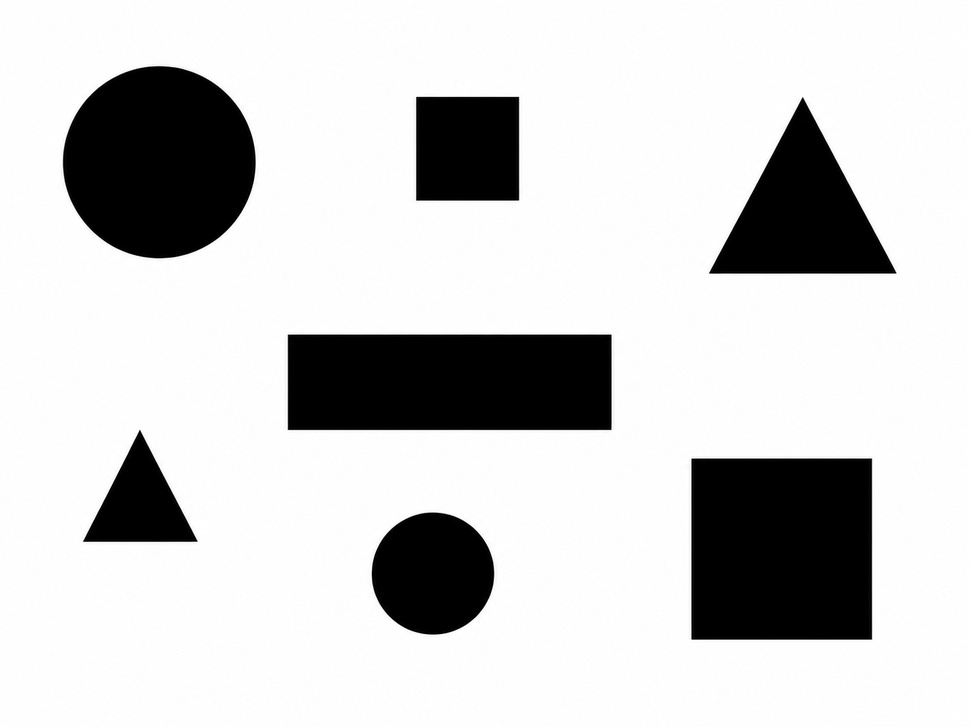
#> input picture obraz_figury.jpg, 970 x 727 px, shrunk from 1448 x 1086 before the run
$ jupyter execute --allow-errors lab05_vision.ipynb
#> lines starting #> are read from the running program, lines starting #| are printed output that depends on the picture; after the words box and inside, x2 and y2 are one past the last pixel; in counts of white or black regions, pixels touching at a corner belong together
[cell 1]
import cv2
import numpy as np
import matplotlib.pyplot as plt

figury = cv2.imread("obraz_figury.jpg")
#> figury is the input picture: shape (727, 970, 3); mean B, G, R 204.3, 204.3, 204.3
figury_rgb = cv2.cvtColor(figury, cv2.COLOR_BGR2RGB)
figury_szare = cv2.cvtColor(figury, cv2.COLOR_BGR2GRAY)
plt.imshow(figury_rgb)
plt.axis("off")
plt.show()

[cell 2]
prog, binarny = cv2.threshold(figury_szare, 127, 255, cv2.THRESH_BINARY_INV)
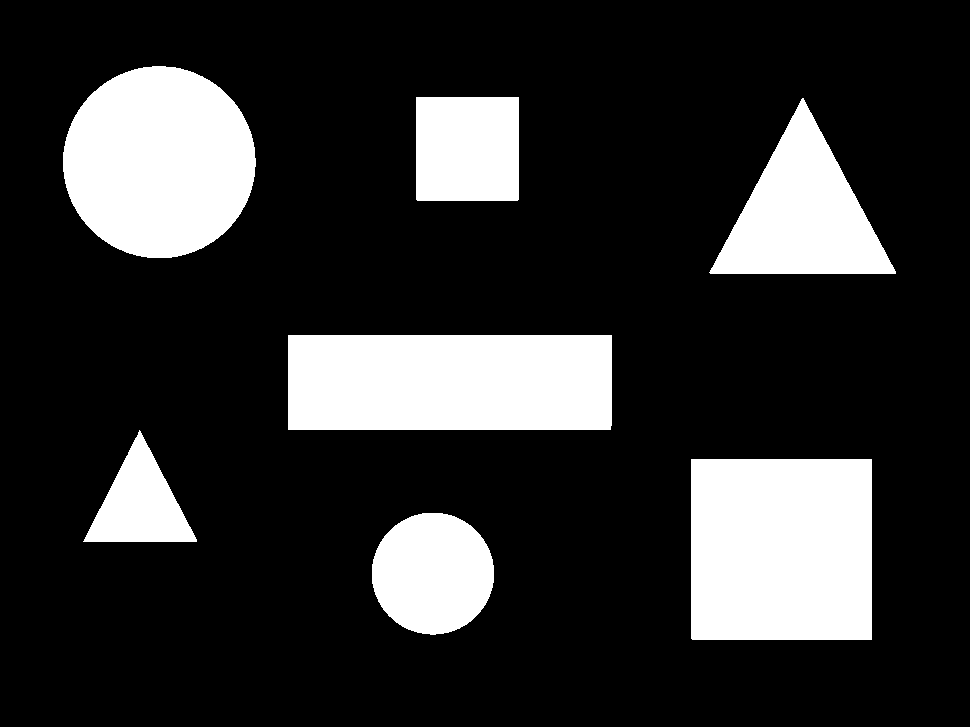
#> binarny: shape (727, 970); 19.6% white; 7 white regions
kontury, hierarchia = cv2.findContours(
    binarny, cv2.RETR_EXTERNAL, cv2.CHAIN_APPROX_SIMPLE
)
#> kontury = 7 contours; box (x1, y1, x2, y2) and area: (691, 459, 872, 640) 32400, (288, 335, 612, 430) 30358, (63, 66, 256, 258) 28752, (709, 98, 896, 274) 16368, (372, 513, 494, 635) 11540, (416, 97, 519, 201) 10505, (83, 430, 197, 542) 6278
print("Liczba znalezionych konturow:", len(kontury))
#| Liczba znalezionych konturow: 7
z_konturami = figury_rgb.copy()
cv2.drawContours(z_konturami, kontury, -1, (255, 0, 0), 3)
#> z_konturami: shape (727, 970, 3); mean R, G, B 208.2, 201.5, 201.5
plt.figure(figsize=(12, 5))
plt.subplot(1, 2, 1)
plt.imshow(binarny, cmap="gray")
plt.title("Obraz binarny po odwroceniu")
plt.axis("off")
plt.subplot(1, 2, 2)
plt.imshow(z_konturami)
plt.title("Kontury na oryginale")
plt.axis("off")
plt.show()

[cell 3]
opisany = figury_rgb.copy()
for i, kontur in enumerate(kontury):
    pole = cv2.contourArea(kontur)
    obwod = cv2.arcLength(kontur, True)
    x, y, w, h = cv2.boundingRect(kontur)

    momenty = cv2.moments(kontur)
    cx = int(momenty["m10"] / momenty["m00"])
    cy = int(momenty["m01"] / momenty["m00"])
    cv2.rectangle(opisany, (x, y), (x + w, y + h), (0, 255, 0), 2)
    cv2.circle(opisany, (cx, cy), 6, (255, 0, 0), -1)
    cv2.putText(
        opisany, str(i), (cx + 12, cy), cv2.FONT_HERSHEY_SIMPLEX, 0.8, (255, 0, 0), 2
    )

    print(f"Kontur {i}: pole = {pole:.0f}, obwod = {obwod:.0f}, prostokat = {w} x {h}")
#> this loop made 7 passes
#> (pole, obwod, x, y, w, h, cx, cy) on passes 1 to 7: (11540.5, 401.4, 372, 513, 122, 122, 432, 573), (32399.5, 719.4, 691, 459, 181, 181, 781, 548), (6278.5, 381.8, 83, 430, 114, 112, 139, 504), (30358.5, 833.4, 288, 335, 324, 95, 449, 381), (16368, 613, 709, 98, 187, 176, 802, 214), (10505, 408.8, 416, 97, 103, 104, 467, 148), (28751.5, 634.2, 63, 66, 193, 192, 158, 161)
#> (printed output is left out)
#> opisany: shape (727, 970, 3); mean R, G, B 201.3, 205.5, 200.7

plt.figure(figsize=(10, 6))
plt.imshow(opisany)
plt.axis("off")
plt.show()

[cell 4]
def rozpoznaj(kontur):
    pole = cv2.contourArea(kontur)
    obwod = cv2.arcLength(kontur, True)
    kolistosc = 4 * np.pi * pole / (obwod**2)
    przyblizenie = cv2.approxPolyDP(kontur, 0.03 * obwod, True)
    wierzcholki = len(przyblizenie)
    if wierzcholki == 3:
        return "trojkat"
    if wierzcholki == 4:
        return "czworokat"
    if kolistosc > 0.85:
        return "kolo"
    return "inna"


rozpoznane = figury_rgb.copy()
for kontur in kontury:
    momenty = cv2.moments(kontur)
    cx = int(momenty["m10"] / momenty["m00"])
    cy = int(momenty["m01"] / momenty["m00"])
    nazwa = rozpoznaj(kontur)
    cv2.putText(
        rozpoznane, nazwa, (cx - 45, cy), cv2.FONT_HERSHEY_SIMPLEX, 0.7, (255, 0, 0), 2
    )
#> this loop made 7 passes
#> (cx, cy, nazwa) on passes 2 to 5: (781, 548, 'czworokat'), (139, 504, 'trojkat'), (449, 381, 'czworokat'), (802, 214, 'trojkat')
#> rozpoznane: shape (727, 970, 3); mean R, G, B 205.7, 204.2, 204.2
plt.figure(figsize=(10, 6))
plt.imshow(rozpoznane)
plt.axis("off")
plt.show()

[cell 5]
gladka = cv2.imread("tekstura_gladka.jpg")
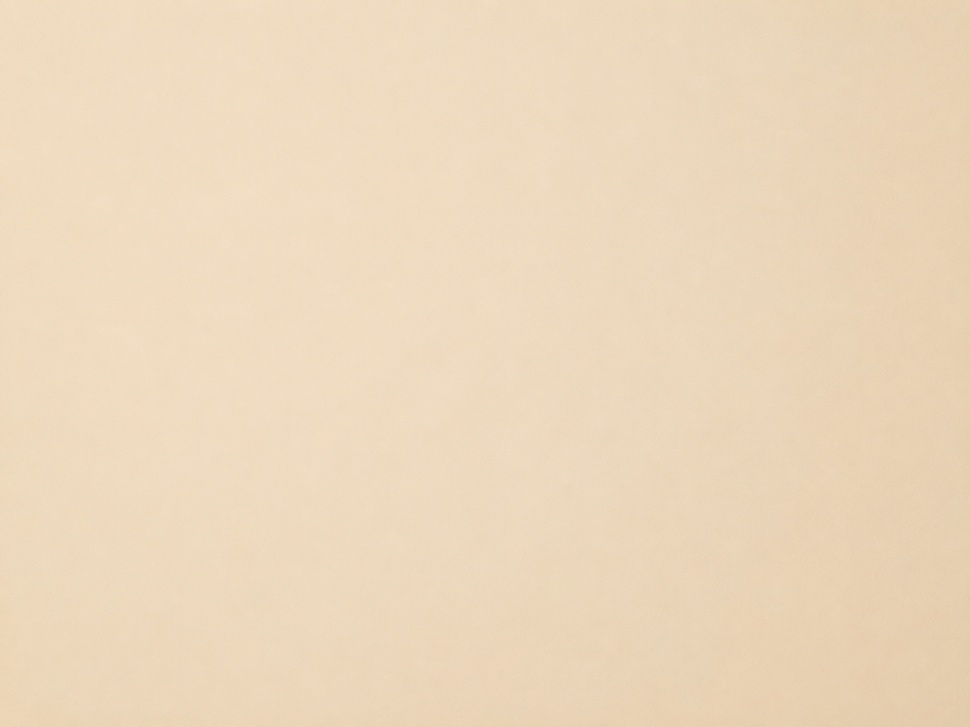
#> input picture tekstura_gladka.jpg, 970 x 727 px, shrunk from 1448 x 1086 before the run
#> gladka is the input picture: shape (727, 970, 3); mean B, G, R 187.9, 215.5, 236.4
szorstka = cv2.imread("tekstura_szorstka.jpg")
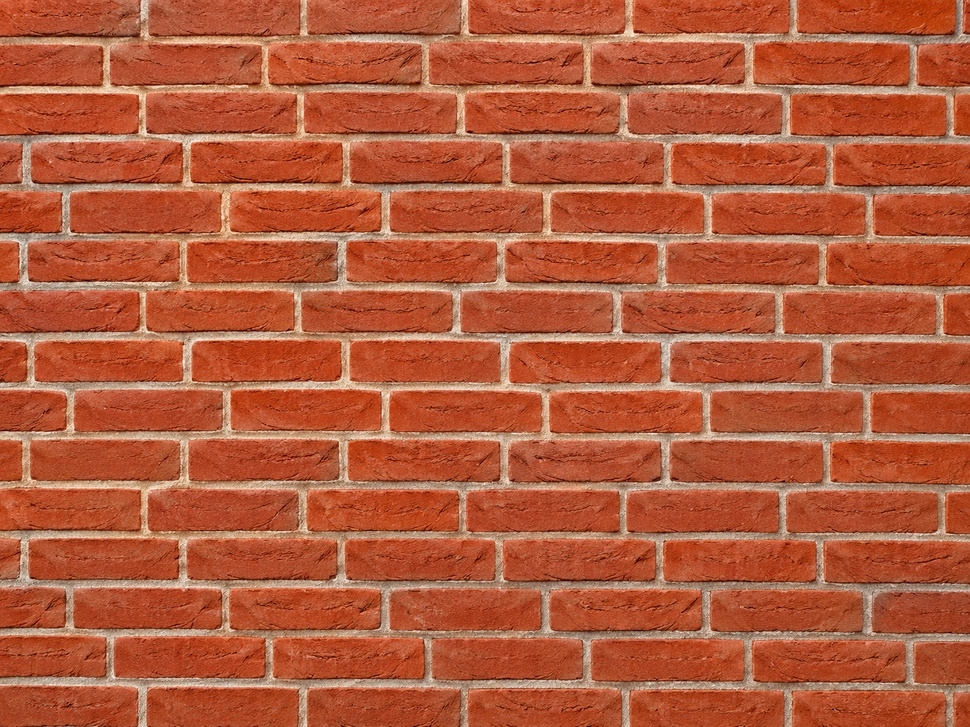
#> input picture tekstura_szorstka.jpg, 970 x 727 px, shrunk from 1448 x 1086 before the run
#> szorstka is the input picture: shape (727, 970, 3); mean B, G, R 59.2, 90.4, 178.7
gladka_szara = cv2.cvtColor(gladka, cv2.COLOR_BGR2GRAY)
szorstka_szara = cv2.cvtColor(szorstka, cv2.COLOR_BGR2GRAY)
plt.figure(figsize=(10, 4))
plt.subplot(1, 2, 1)
plt.imshow(gladka_szara, cmap="gray")
plt.title("Tekstura gladka")
plt.axis("off")
plt.subplot(1, 2, 2)
plt.imshow(szorstka_szara, cmap="gray")
plt.title("Tekstura szorstka")
plt.axis("off")
plt.show()
print(
    "Gladka: srednia =",
    round(gladka_szara.mean(), 1),
    ", odchylenie =",
    round(gladka_szara.std(), 1),
)
#| Gladka: srednia = 218.6 , odchylenie = 4.0
print(
    "Szorstka: srednia =",
    round(szorstka_szara.mean(), 1),
    ", odchylenie =",
    round(szorstka_szara.std(), 1),
)
#| Szorstka: srednia = 113.2 , odchylenie = 31.6

[cell 6]
def histogram_znormalizowany(fragment):
    hist = cv2.calcHist([fragment], [0], None, [64], [0, 256])
    return cv2.normalize(hist, hist).flatten()


wys, szer = szorstka_szara.shape
lewa = szorstka_szara[:, : szer // 2]
prawa = szorstka_szara[:, szer // 2 :]
h_lewa = histogram_znormalizowany(lewa)
#> in histogram_znormalizowany, `hist = cv2.calcHist([fragment], [0], None, [64], [0, 256])`: hist = 64 values, max 32259 at index 25, min 0 at index 0, mean 5509.3
#> h_lewa = 64 values, max 0.409 at index 25, min 0 at index 0, mean 0.0698
h_prawa = histogram_znormalizowany(prawa)
#> h_prawa = 64 values, max 0.406 at index 25, min 0 at index 0, mean 0.0686
h_gladka = histogram_znormalizowany(gladka_szara)
#> h_gladka = 64 values, max 0.781 at index 55, min 0 at index 0, mean 0.0286
print(
    "Ta sama tekstura:", round(cv2.compareHist(h_lewa, h_prawa, cv2.HISTCMP_CORREL), 2)
)
#| Ta sama tekstura: 0.99
print(
    "Rozne tekstury:", round(cv2.compareHist(h_lewa, h_gladka, cv2.HISTCMP_CORREL), 2)
)
#| Rozne tekstury: -0.14
plt.plot(h_lewa, label="szorstka, lewa polowa")
plt.plot(h_gladka, label="gladka")
plt.title("Porownanie histogramow")
plt.legend()
plt.show()

# Zadanie 1

[cell 7]
def rozpoznaj(kontur):
    pole = cv2.contourArea(kontur)
    obwod = cv2.arcLength(kontur, True)
    kolistosc = 4 * np.pi * pole / (obwod**2)
    przyblizenie = cv2.approxPolyDP(kontur, 0.03 * obwod, True)
    wierzcholki = len(przyblizenie)
    if wierzcholki == 3:
        return "trojkat"
    if wierzcholki == 4:
        return "czworokat"
    if kolistosc > 0.85:
        return "kolo"
    return "inna"


figury_count = {}

rozpoznane = figury_rgb.copy()
for kontur in kontury:
    momenty = cv2.moments(kontur)
    cx = int(momenty["m10"] / momenty["m00"])
    cy = int(momenty["m01"] / momenty["m00"])
    nazwa = rozpoznaj(kontur)
    cv2.putText(
        rozpoznane, nazwa, (cx - 45, cy), cv2.FONT_HERSHEY_SIMPLEX, 0.7, (255, 0, 0), 2
    )
    figury_count[nazwa] = figury_count.get(nazwa, 0) + 1
#> after the loop, figury_count = {'kolo': 2, 'czworokat': 3, 'trojkat': 2}
plt.figure(figsize=(10, 6))
plt.imshow(rozpoznane)
plt.axis("off")
plt.show()

print(figury_count)
#| {'kolo': 2, 'czworokat': 3, 'trojkat': 2}

# Zadanie 2

[cell 8]
ksztalty = cv2.imread("obraz_ksztalty.jpg")
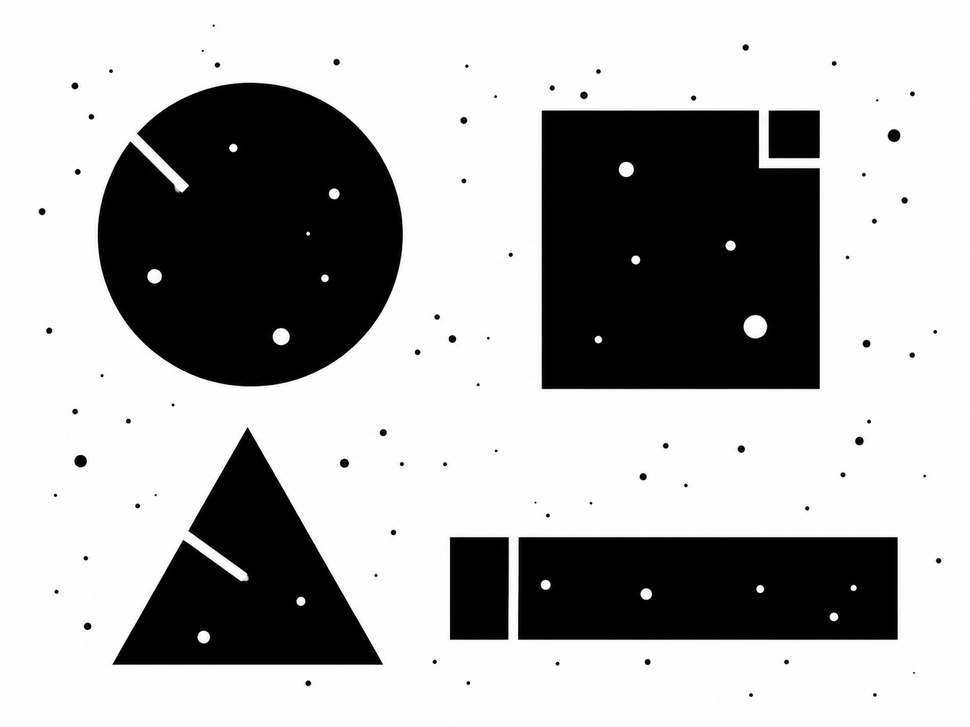
#> input picture obraz_ksztalty.jpg, 970 x 727 px, shrunk from 1448 x 1086 before the run
#> ksztalty is the input picture: shape (727, 970, 3); mean B, G, R 173.2, 173.2, 173.2
ksztalty_rgb = cv2.cvtColor(ksztalty, cv2.COLOR_BGR2RGB)
ksztalty_szare = cv2.cvtColor(ksztalty, cv2.COLOR_BGR2GRAY)

prog, binarny = cv2.threshold(ksztalty_szare, 127, 255, cv2.THRESH_BINARY_INV)
#> binarny: shape (727, 970); 31.8% white; 82 white regions (45 under 20 px)
kontury, hierarchia = cv2.findContours(
    binarny, cv2.RETR_EXTERNAL, cv2.CHAIN_APPROX_SIMPLE
)
#> kontury = 82 contours, 58 with area under 20; largest, box (x1, y1, x2, y2) and area: (542, 110, 820, 389) 73264, (98, 83, 403, 386) 71430, (518, 537, 898, 640) 38610, (113, 428, 383, 665) 31148, (450, 537, 509, 640) 5878
print("Liczba znalezionych konturow:", len(kontury))
#| Liczba znalezionych konturow: 82
z_konturami = ksztalty_rgb.copy()
cv2.drawContours(z_konturami, kontury, -1, (255, 0, 0), 3)
#> z_konturami: shape (727, 970, 3); mean R, G, B 178.4, 168.9, 168.9
plt.figure(figsize=(12, 5))
plt.subplot(1, 2, 1)
plt.imshow(binarny, cmap="gray")
plt.title("Obraz binarny po odwroceniu")
plt.axis("off")
plt.subplot(1, 2, 2)
plt.imshow(z_konturami)
plt.title("Kontury na oryginale")
plt.axis("off")
plt.show()

kontry_wieksze_200 = []

opisany = ksztalty_rgb.copy()
#> (the rest of this cell did not finish here and is left out)

# Zadanie 3

[cell 9]
prog, binarny = cv2.threshold(figury_szare, 127, 255, cv2.THRESH_BINARY_INV)
kontury, hierarchia = cv2.findContours(
    binarny, cv2.RETR_EXTERNAL, cv2.CHAIN_APPROX_SIMPLE
)
#> kontury = 7 contours; box (x1, y1, x2, y2) and area: (691, 459, 872, 640) 32400, (288, 335, 612, 430) 30358, (63, 66, 256, 258) 28752, (709, 98, 896, 274) 16368, (372, 513, 494, 635) 11540, (416, 97, 519, 201) 10505, (83, 430, 197, 542) 6278

najwiekszy = max(kontury, key=cv2.contourArea)
#> najwiekszy = [[691, 459], [691, 638], [692, 639], [871, 639], [871, 459]]
najmniejszy = min(kontury, key=cv2.contourArea)
#> najmniejszy = contour of 213 points, box (x1, y1, x2, y2) (83, 430, 197, 542), area 6278

pole_max = cv2.contourArea(najwiekszy)
#> pole_max = 32399.5
pole_min = cv2.contourArea(najmniejszy)
#> pole_min = 6278.5

wynik = figury_rgb.copy()
cv2.drawContours(wynik, [najwiekszy], -1, (0, 255, 0), 4)
cv2.drawContours(wynik, [najmniejszy], -1, (255, 0, 0), 4)

plt.figure(figsize=(10, 6))
plt.imshow(wynik)
plt.axis("off")
plt.show()

print(f"Największe pole: {pole_max}")
#| Największe pole: 32399.5
print(f"Najmniejsze pole: {pole_min}")
#| Najmniejsze pole: 6278.5

# Zadanie 4

[cell 10]
def rozpoznaj(kontur):
    pole = cv2.contourArea(kontur)
    obwod = cv2.arcLength(kontur, True)
    kolistosc = 4 * np.pi * pole / (obwod**2)
    przyblizenie = cv2.approxPolyDP(kontur, 0.03 * obwod, True)
    wierzcholki = len(przyblizenie)
    if wierzcholki == 3:
        return "trojkat"
    if wierzcholki == 4:
        _x, _y, w, h = cv2.boundingRect(kontur)
        print(w, h)
        if w / h < 1.1 and w / h > 0.9:
            return "kwadrat"
        return "czworokat"
    if kolistosc > 0.85:
        return "kolo"
    return "inna"


figury_count = {}

rozpoznane = figury_rgb.copy()
for kontur in kontury:
    momenty = cv2.moments(kontur)
    cx = int(momenty["m10"] / momenty["m00"])
    cy = int(momenty["m01"] / momenty["m00"])
    nazwa = rozpoznaj(kontur)
    cv2.putText(
        rozpoznane, nazwa, (cx - 45, cy), cv2.FONT_HERSHEY_SIMPLEX, 0.7, (255, 0, 0), 2
    )
    figury_count[nazwa] = figury_count.get(nazwa, 0) + 1
#> this loop made 7 passes
#> (cx, cy) on passes 2, 4, 6: (781, 548), (449, 381), (467, 148)
#> (printed output is left out)
#> rozpoznane: shape (727, 970, 3); mean R, G, B 205.6, 204.2, 204.2
#> after the loop, figury_count = {'kolo': 2, 'kwadrat': 2, 'trojkat': 2, 'czworokat': 1}
plt.figure(figsize=(10, 6))
plt.imshow(rozpoznane)
plt.axis("off")
plt.show()

print(figury_count)
#| {'kolo': 2, 'kwadrat': 2, 'trojkat': 2, 'czworokat': 1}

# Zadanie 5

[cell 11]
gladka = cv2.imread("tekstura_gladka.jpg")
szorstka = cv2.imread("tekstura_szorstka.jpg")
tynk = cv2.imread("tekstura_tynk.jpg")
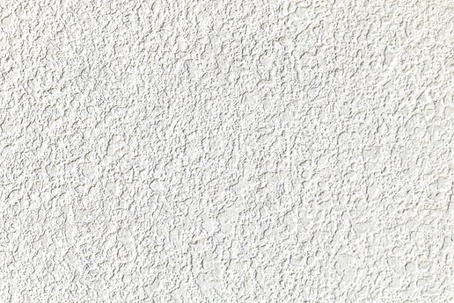
#> input picture tekstura_tynk.jpg, 454 x 303 px, shrunk from 678 x 452 before the run
#> tynk is the input picture: shape (303, 454, 3); mean B, G, R 220.8, 224.2, 224.2
gladka_szara = cv2.cvtColor(gladka, cv2.COLOR_BGR2GRAY)  # type: ignore
szorstka_szara = cv2.cvtColor(szorstka, cv2.COLOR_BGR2GRAY)  # type: ignore
tynk_szara = cv2.cvtColor(tynk, cv2.COLOR_BGR2GRAY)  # type: ignore
plt.figure(figsize=(10, 4))
plt.subplot(1, 3, 1)
plt.imshow(gladka_szara, cmap="gray")
plt.title("Tekstura gladka")
plt.axis("off")
plt.subplot(1, 3, 2)
plt.imshow(szorstka_szara, cmap="gray")
plt.title("Tekstura szorstka")
plt.axis("off")
plt.subplot(1, 3, 3)
plt.imshow(tynk_szara, cmap="gray")
plt.title("Tekstura tynk")
plt.axis("off")
plt.show()
print(
    "Gladka: srednia =",
    round(gladka_szara.mean(), 1),
    ", odchylenie =",
    round(gladka_szara.std(), 1),
)
#| Gladka: srednia = 218.6 , odchylenie = 4.0
print(
    "Szorstka: srednia =",
    round(szorstka_szara.mean(), 1),
    ", odchylenie =",
    round(szorstka_szara.std(), 1),
)
#| Szorstka: srednia = 113.2 , odchylenie = 31.6
print(
    "Tynk: srednia =",
    round(tynk_szara.mean(), 1),
    ", odchylenie =",
    round(tynk_szara.std(), 1),
)
#| Tynk: srednia = 223.9 , odchylenie = 24.3


def histogram_znormalizowany(fragment):
    hist = cv2.calcHist([fragment], [0], None, [64], [0, 256])
    return cv2.normalize(hist, hist).flatten()


wys, szer = szorstka_szara.shape
lewa = szorstka_szara[:, : szer // 2]
prawa = szorstka_szara[:, szer // 2 :]
h_lewa = histogram_znormalizowany(lewa)
h_prawa = histogram_znormalizowany(prawa)
h_gladka = histogram_znormalizowany(gladka_szara)
h_tynk = histogram_znormalizowany(tynk_szara)
#> h_tynk = 64 values, max 0.35 at index 60, min 0 at index 0, mean 0.0643
print(
    "Ta sama tekstura:", round(cv2.compareHist(h_lewa, h_prawa, cv2.HISTCMP_CORREL), 2)
)
#| Ta sama tekstura: 0.99
print(
    "Rozne tekstury:", round(cv2.compareHist(h_lewa, h_gladka, cv2.HISTCMP_CORREL), 2)
)
#| Rozne tekstury: -0.14
print(
    "tynk vs gladka:", round(cv2.compareHist(h_tynk, h_gladka, cv2.HISTCMP_CORREL), 2)
)
#| tynk vs gladka: 0.32
print("tynk vs lewa:", round(cv2.compareHist(h_tynk, h_lewa, cv2.HISTCMP_CORREL), 2))
#| tynk vs lewa: -0.34
plt.plot(h_lewa, label="szorstka, lewa polowa")
plt.plot(h_gladka, label="gladka")
plt.plot(h_tynk, label="tynk")
plt.title("Porownanie histogramow")
plt.legend()
plt.show()

# Zadanie dodatkowe

[cell 12]
opisany = figury_rgb.copy()

kontury_sort = sorted(kontury, key=cv2.contourArea, reverse=True)
#> kontury_sort has the same summary as kontury

for i, kontur in enumerate(kontury_sort):
    i = i + 1
    pole = cv2.contourArea(kontur)
    obwod = cv2.arcLength(kontur, True)
    x, y, w, h = cv2.boundingRect(kontur)

    momenty = cv2.moments(kontur)
    cx = int(momenty["m10"] / momenty["m00"])
    cy = int(momenty["m01"] / momenty["m00"])
    cv2.rectangle(opisany, (x, y), (x + w, y + h), (0, 255, 0), 2)
    cv2.circle(opisany, (cx, cy), 6, (255, 0, 0), -1)
    cv2.putText(
        opisany, str(i), (cx + 12, cy), cv2.FONT_HERSHEY_SIMPLEX, 0.8, (255, 0, 0), 2
    )

    print(f"Kontur {i}: pole = {pole:.0f}, obwod = {obwod:.0f}, prostokat = {w} x {h}")
#> this loop made 7 passes
#> (printed output is left out)
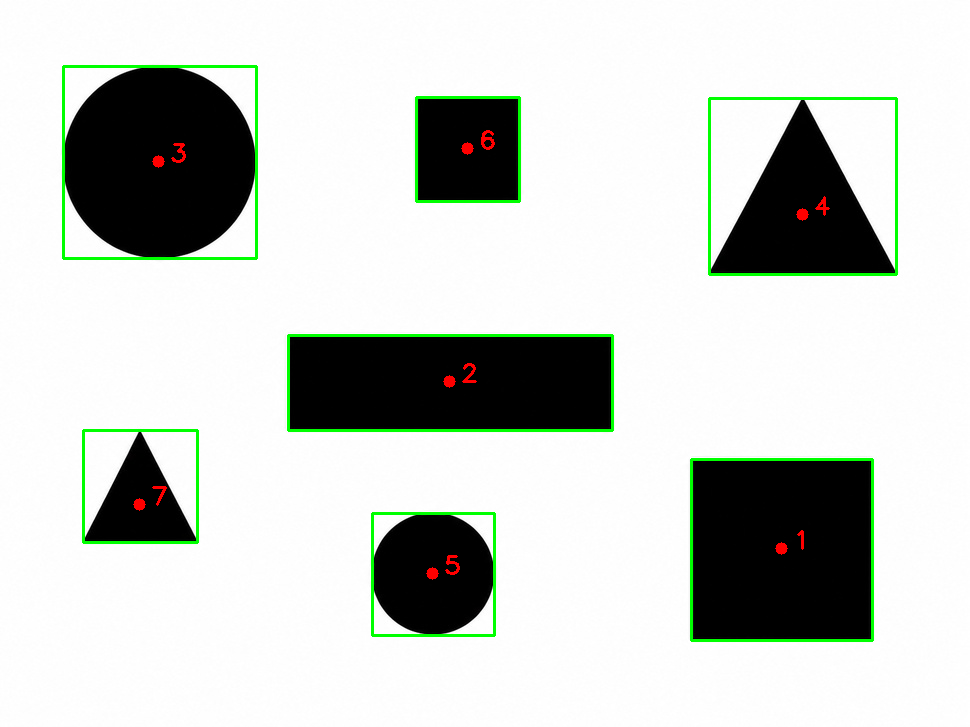
#> opisany: shape (727, 970, 3); mean R, G, B 201.3, 205.5, 200.7

plt.figure(figsize=(10, 6))
plt.imshow(opisany)
plt.axis("off")
plt.show()
